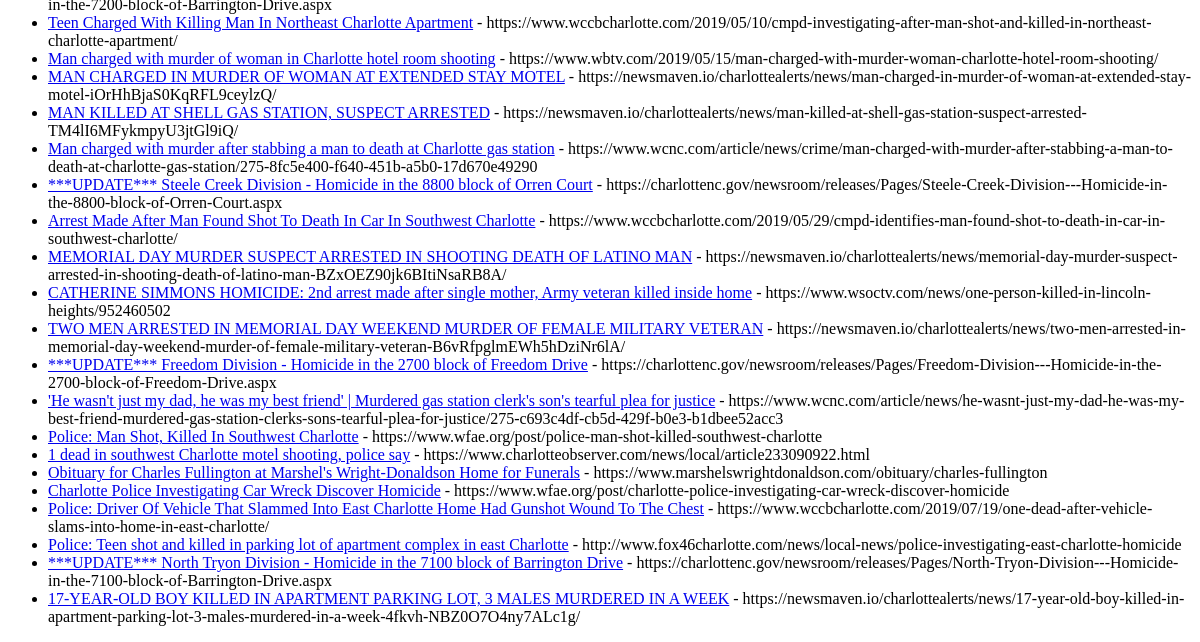
The app's page /article/ (lower part), older data.
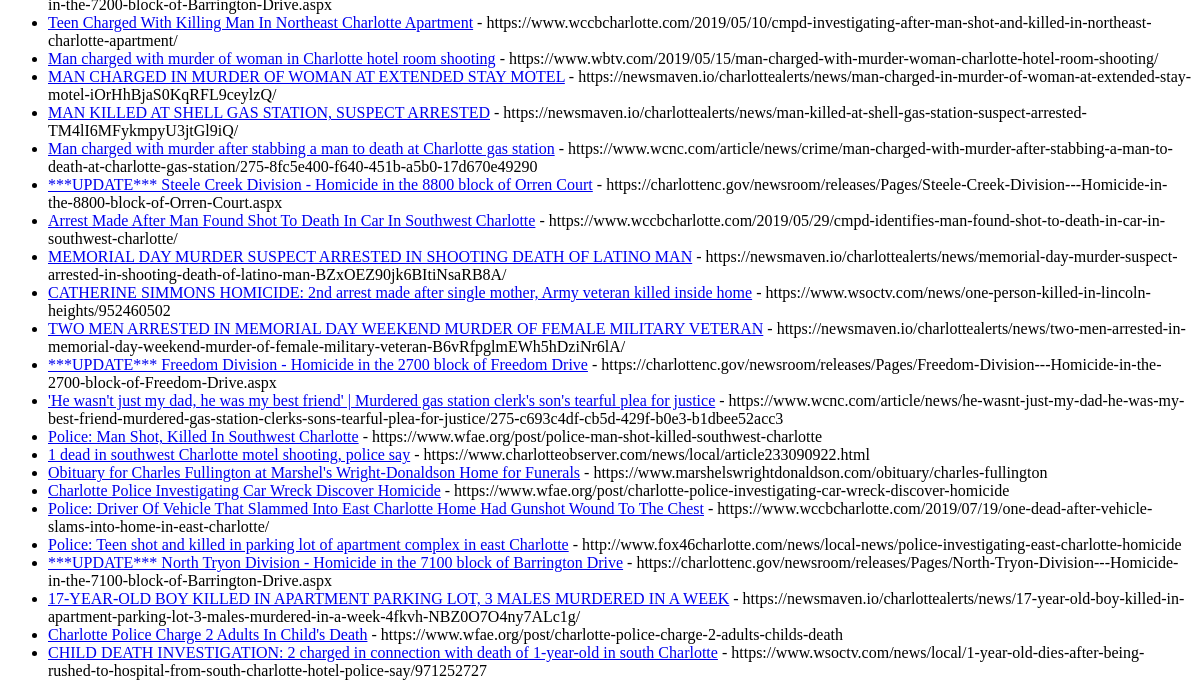
The same page, newer data.
### tracker/models.py (models this page shows, shortened)
class Article(models.Model):
    url = models.CharField(max_length=250)
    headline = models.CharField(max_length=250)
    content = models.TextField(blank=True, default='')
    sentiment = models.CharField(max_length=250, blank=True, default='NA')

### tracker/views.py (the view)
# urls.py: path('article/', views.ArticleListView.as_view(), name='article'),
class ArticleListView(generic.ListView):
    model = Article
    template_name = 'tracker/article.html'
    queryset = Article.objects.all()
    context_object_name = 'h_list'

### tracker/templates/tracker/article.html (shortened to what this page needs)
<ul>
    {% for a in h_list %}
        <li><a target=_blank href='{{a.url}}'>{{ a.headline }}</a> - {{ a.url }}</li>
    {% endfor %}
</ul>

Row changes from the older to the newer data that the page shows:
added Article: headline "Charlotte Police Charge 2 Adults In Child's Death", url "https://www.wfae.org/post/charlotte-police-charge-2-adults-childs-death"
added Article: headline "CHILD DEATH INVESTIGATION: 2 charged in connection with death of 1-year-old in south Charlotte", url "https://www.wsoctv.com/news/local/1-year-old-dies-after-being-rushed-to-hospital-from-south-charlotte-hotel-police-say/971252727"
